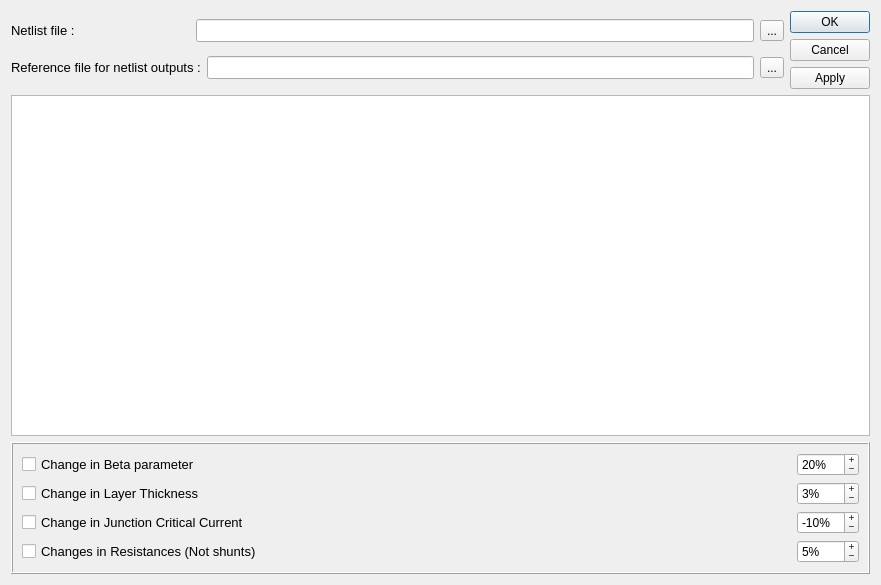
<?xml version="1.0" encoding="UTF-8"?>
<ui version="4.0">
 <class>GlobalOptimizer</class>
 <widget class="QDialog" name="GlobalOptimizer">
  <property name="geometry">
   <rect>
    <x>0</x>
    <y>0</y>
    <width>881</width>
    <height>585</height>
   </rect>
  </property>
  <property name="windowTitle">
   <string>Global optimizer</string>
  </property>
  <layout class="QVBoxLayout" name="verticalLayout">
   <item>
    <layout class="QHBoxLayout" name="horizontalLayout">
     <item>
      <layout class="QVBoxLayout" name="verticalLayout_13">
       <item>
        <layout class="QHBoxLayout" name="horizontalLayout_40">
         <item>
          <widget class="QLabel" name="label_29">
           <property name="font">
            <font>
             <family>Arial</family>
             <pointsize>10</pointsize>
            </font>
           </property>
           <property name="text">
            <string>Netlist file :                                </string>
           </property>
          </widget>
         </item>
         <item>
          <widget class="QLineEdit" name="lineEditNetlist">
           <property name="font">
            <font>
             <family>Arial</family>
             <pointsize>10</pointsize>
            </font>
           </property>
           <property name="whatsThis">
            <string>Netlist file with the handle for parameters.</string>
           </property>
          </widget>
         </item>
         <item>
          <widget class="QToolButton" name="toolButtonNetlist_3">
           <property name="text">
            <string>...</string>
           </property>
          </widget>
         </item>
        </layout>
       </item>
       <item>
        <layout class="QHBoxLayout" name="horizontalLayout_41">
         <item>
          <widget class="QLabel" name="label_30">
           <property name="font">
            <font>
             <family>Arial</family>
             <pointsize>10</pointsize>
            </font>
           </property>
           <property name="text">
            <string>Reference file for netlist outputs :</string>
           </property>
          </widget>
         </item>
         <item>
          <widget class="QLineEdit" name="lineEditSolution">
           <property name="font">
            <font>
             <family>Arial</family>
             <pointsize>10</pointsize>
            </font>
           </property>
           <property name="whatsThis">
            <string>at least one solution point for the reference of the analyzer. More solutions give accurate result.</string>
           </property>
          </widget>
         </item>
         <item>
          <widget class="QToolButton" name="toolButtonSolution_3">
           <property name="text">
            <string>...</string>
           </property>
          </widget>
         </item>
        </layout>
       </item>
      </layout>
     </item>
     <item>
      <widget class="QDialogButtonBox" name="buttonBox">
       <property name="sizePolicy">
        <sizepolicy hsizetype="Fixed" vsizetype="Fixed">
         <horstretch>0</horstretch>
         <verstretch>0</verstretch>
        </sizepolicy>
       </property>
       <property name="orientation">
        <enum>Qt::Vertical</enum>
       </property>
       <property name="standardButtons">
        <set>QDialogButtonBox::Apply|QDialogButtonBox::Cancel|QDialogButtonBox::Ok</set>
       </property>
       <property name="centerButtons">
        <bool>false</bool>
       </property>
      </widget>
     </item>
    </layout>
   </item>
   <item>
    <widget class="QTableView" name="tableViewParams">
     <property name="mouseTracking">
      <bool>false</bool>
     </property>
     <property name="tabletTracking">
      <bool>false</bool>
     </property>
    </widget>
   </item>
   <item>
    <widget class="QFrame" name="frame">
     <property name="frameShape">
      <enum>QFrame::Box</enum>
     </property>
     <property name="frameShadow">
      <enum>QFrame::Raised</enum>
     </property>
     <layout class="QVBoxLayout" name="verticalLayout_3">
      <item>
       <layout class="QHBoxLayout" name="horizontalLayout_4">
        <item>
         <widget class="QCheckBox" name="checkBoxShunt">
          <property name="font">
           <font>
            <pointsize>10</pointsize>
           </font>
          </property>
          <property name="text">
           <string>Change in Beta parameter</string>
          </property>
         </widget>
        </item>
        <item>
         <spacer name="horizontalSpacer">
          <property name="orientation">
           <enum>Qt::Horizontal</enum>
          </property>
          <property name="sizeHint" stdset="0">
           <size>
            <width>40</width>
            <height>20</height>
           </size>
          </property>
         </spacer>
        </item>
        <item>
         <widget class="QSpinBox" name="spinBoxShunt">
          <property name="buttonSymbols">
           <enum>QAbstractSpinBox::PlusMinus</enum>
          </property>
          <property name="accelerated">
           <bool>true</bool>
          </property>
          <property name="suffix">
           <string>%</string>
          </property>
          <property name="minimum">
           <number>-100</number>
          </property>
          <property name="maximum">
           <number>100</number>
          </property>
          <property name="singleStep">
           <number>1</number>
          </property>
          <property name="value">
           <number>20</number>
          </property>
         </widget>
        </item>
       </layout>
      </item>
      <item>
       <layout class="QHBoxLayout" name="horizontalLayout_5">
        <item>
         <widget class="QCheckBox" name="checkBoxInd">
          <property name="font">
           <font>
            <pointsize>10</pointsize>
           </font>
          </property>
          <property name="text">
           <string>Change in Layer Thickness</string>
          </property>
         </widget>
        </item>
        <item>
         <spacer name="horizontalSpacer_2">
          <property name="orientation">
           <enum>Qt::Horizontal</enum>
          </property>
          <property name="sizeHint" stdset="0">
           <size>
            <width>40</width>
            <height>20</height>
           </size>
          </property>
         </spacer>
        </item>
        <item>
         <widget class="QSpinBox" name="spinBoxInd">
          <property name="buttonSymbols">
           <enum>QAbstractSpinBox::PlusMinus</enum>
          </property>
          <property name="accelerated">
           <bool>true</bool>
          </property>
          <property name="correctionMode">
           <enum>QAbstractSpinBox::CorrectToNearestValue</enum>
          </property>
          <property name="suffix">
           <string>%</string>
          </property>
          <property name="minimum">
           <number>-100</number>
          </property>
          <property name="maximum">
           <number>100</number>
          </property>
          <property name="value">
           <number>3</number>
          </property>
         </widget>
        </item>
       </layout>
      </item>
      <item>
       <layout class="QHBoxLayout" name="horizontalLayout_6">
        <item>
         <widget class="QCheckBox" name="checkBoxJC">
          <property name="font">
           <font>
            <pointsize>10</pointsize>
           </font>
          </property>
          <property name="text">
           <string>Change in Junction Critical Current</string>
          </property>
         </widget>
        </item>
        <item>
         <spacer name="horizontalSpacer_3">
          <property name="orientation">
           <enum>Qt::Horizontal</enum>
          </property>
          <property name="sizeHint" stdset="0">
           <size>
            <width>40</width>
            <height>20</height>
           </size>
          </property>
         </spacer>
        </item>
        <item>
         <widget class="QSpinBox" name="spinBoxJC">
          <property name="buttonSymbols">
           <enum>QAbstractSpinBox::PlusMinus</enum>
          </property>
          <property name="accelerated">
           <bool>true</bool>
          </property>
          <property name="suffix">
           <string>%</string>
          </property>
          <property name="minimum">
           <number>-100</number>
          </property>
          <property name="maximum">
           <number>100</number>
          </property>
          <property name="singleStep">
           <number>1</number>
          </property>
          <property name="value">
           <number>-10</number>
          </property>
         </widget>
        </item>
       </layout>
      </item>
      <item>
       <layout class="QHBoxLayout" name="horizontalLayout_7">
        <item>
         <widget class="QCheckBox" name="checkBoxRes">
          <property name="font">
           <font>
            <pointsize>10</pointsize>
           </font>
          </property>
          <property name="text">
           <string>Changes in Resistances (Not shunts)</string>
          </property>
         </widget>
        </item>
        <item>
         <spacer name="horizontalSpacer_4">
          <property name="orientation">
           <enum>Qt::Horizontal</enum>
          </property>
          <property name="sizeHint" stdset="0">
           <size>
            <width>40</width>
            <height>20</height>
           </size>
          </property>
         </spacer>
        </item>
        <item>
         <widget class="QSpinBox" name="spinBoxRes">
          <property name="buttonSymbols">
           <enum>QAbstractSpinBox::PlusMinus</enum>
          </property>
          <property name="accelerated">
           <bool>true</bool>
          </property>
          <property name="suffix">
           <string>%</string>
          </property>
          <property name="minimum">
           <number>-100</number>
          </property>
          <property name="maximum">
           <number>100</number>
          </property>
          <property name="value">
           <number>5</number>
          </property>
         </widget>
        </item>
       </layout>
      </item>
     </layout>
    </widget>
   </item>
  </layout>
 </widget>
 <resources/>
 <connections>
  <connection>
   <sender>buttonBox</sender>
   <signal>accepted()</signal>
   <receiver>GlobalOptimizer</receiver>
   <slot>accept()</slot>
   <hints>
    <hint type="sourcelabel">
     <x>248</x>
     <y>254</y>
    </hint>
    <hint type="destinationlabel">
     <x>157</x>
     <y>274</y>
    </hint>
   </hints>
  </connection>
  <connection>
   <sender>buttonBox</sender>
   <signal>rejected()</signal>
   <receiver>GlobalOptimizer</receiver>
   <slot>reject()</slot>
   <hints>
    <hint type="sourcelabel">
     <x>316</x>
     <y>260</y>
    </hint>
    <hint type="destinationlabel">
     <x>286</x>
     <y>274</y>
    </hint>
   </hints>
  </connection>
 </connections>
</ui>
